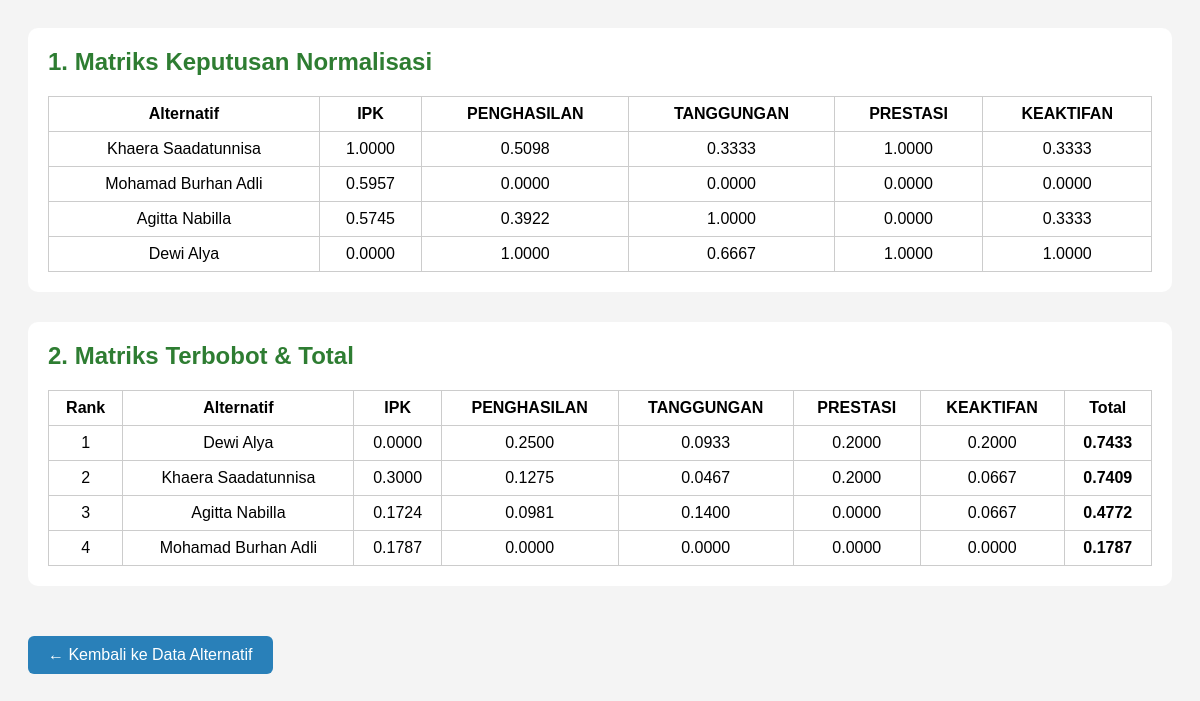
Page /admin/proses_hitung_smart.php (signed in) on the committed database.
### tables this page shows
CREATE TABLE `alternatif` (
  `id_alternatif` int(11) NOT NULL,
  `nama_alternatif` varchar(50) NOT NULL,
  `c1` float NOT NULL,
  `c2` float NOT NULL,
  `c3` float NOT NULL,
  `c4` float NOT NULL,
  `c5` float NOT NULL
);

### admin/proses_hitung_smart.php (the view, shortened to what this page needs)
<?php
include '../config.php';
$q = mysqli_query($koneksi, "SELECT * FROM alternatif ORDER BY id_alternatif ASC");
$alternatif = [];
while ($row = mysqli_fetch_assoc($q)) {
    $alternatif[] = [
        'id' => $row['id_alternatif'],
        'nama' => $row['nama_alternatif'],
        'values' => [$row['c1'], $row['c2'], $row['c3'], $row['c4'], $row['c5']],
    ];
}
$bobot = [0.3, 0.25, 0.14, 0.2, 0.2];
$kategori = ['benefit', 'cost', 'cost', 'benefit', 'benefit'];
$matriks = array_column($alternatif, 'values');
$max = $min = [];
for ($j=0; $j<5; $j++) {
    $col = array_column($matriks, $j);
    $max[$j] = max($col);
    $min[$j] = min($col);
}
$normal = [];
foreach ($matriks as $i => $row) {
    foreach ($row as $j => $val) {
        $range = $max[$j] - $min[$j];
        if ($range == 0) {
            $normal[$i][$j] = 0;
        } else {
            if ($kategori[$j] == 'benefit') {
                $normal[$i][$j] = ($val - $min[$j]) / $range;
            } else {
                $normal[$i][$j] = ($max[$j] - $val) / $range;
            }
        }
        $normal[$i][$j] = round($normal[$i][$j], 4);
    }
}
$terbobot = [];
$hasil = [];
foreach ($normal as $i => $row) {
    $total = 0;
    foreach ($row as $j => $val) {
        $terbobot[$i][$j] = round($val * $bobot[$j], 4);
        $total += $terbobot[$i][$j];
    }
    $hasil[] = [
        'id' => $alternatif[$i]['id'],
        'nama' => $alternatif[$i]['nama'],
        'nilai' => $terbobot[$i],
        'total' => round($total, 4),
    ];
}
usort($hasil, fn($a, $b) => $b['total'] <=> $a['total']);
$nama_kriteria = ['IPK', 'PENGHASILAN', 'TANGGUNGAN', 'PRESTASI', 'KEAKTIFAN'];
?>
<!DOCTYPE html>
<html>
<head>
</head>
<body>
<div class="box">
    <h2>1. Matriks Keputusan Normalisasi</h2>
    <table>
        <tr>
            <th>Alternatif</th>
            <?php foreach ($nama_kriteria as $k) echo "<th>$k</th>"; ?>
        </tr>
        <?php foreach ($alternatif as $i => $alt): ?>
        <tr>
            <td><?= htmlspecialchars($alt['nama']) ?></td>
            <?php foreach ($normal[$i] as $v) echo "<td>".number_format($v,4)."</td>"; ?>
        </tr>
        <?php endforeach; ?>
    </table>
</div>
<div class="box">
    <h2>2. Matriks Terbobot & Total</h2>
    <table>
        <tr>
            <th>Rank</th>
            <th>Alternatif</th>
            <?php foreach ($nama_kriteria as $k) echo "<th>$k</th>"; ?>
            <th>Total</th>
        </tr>
        <?php foreach ($hasil as $i => $row): ?>
        <tr>
            <td><?= $i+1 ?></td>
            <td><?= htmlspecialchars($row['nama']) ?></td>
            <?php foreach ($row['nilai'] as $v) echo "<td>".number_format($v,4)."</td>"; ?>
            <td><strong><?= number_format($row['total'],4) ?></strong></td>
        </tr>
        <?php endforeach; ?>
    </table>
</div>
<a href="alternatif.php" class="back" style="display:inline-block;margin-top:20px;text-decoration:none;color:white;background:#2980b9;padding:10px 20px;border-radius:6px;">← Kembali ke Data Alternatif</a>
</body>
</html>

### admin/proses_hitung_smart.php (style rules this page uses)
body { font-family: Arial; padding: 20px; background: #f4f4f4; }
.box { padding: 20px; border-radius: 10px; margin-bottom: 30px; background: white; }
h2 { margin-top: 0; color: #2e7d32; }
table { border-collapse: collapse; width: 100%; margin-top: 10px; }
th,td { border: 1px solid #ccc; padding: 8px; text-align: center; }

### rows in the picture
alternatif: nama_alternatif "Khaera Saadatunnisa", v "1.0000", v "0.5098", v "0.3333", v "0.3000", v "0.1275", v "0.0467", v "0.2000", v "0.0667", total "0.7409"
alternatif: nama_alternatif "Mohamad Burhan Adli", v "0.5957", v "0.0000", v "0.1787", total "0.1787"
alternatif: nama_alternatif "Agitta Nabilla", v "0.5745", v "0.3922", v "1.0000", v "0.0000", v "0.3333", v "0.1724", v "0.0981", v "0.1400", v "0.0667", total "0.4772"
alternatif: nama_alternatif "Dewi Alya", v "0.0000", v "1.0000", v "0.6667", v "0.2500", v "0.0933", v "0.2000", total "0.7433"

### other values in the picture
$k "IPK"
$k "PENGHASILAN"
$k "TANGGUNGAN"
$k "PRESTASI"
$k "KEAKTIFAN"
